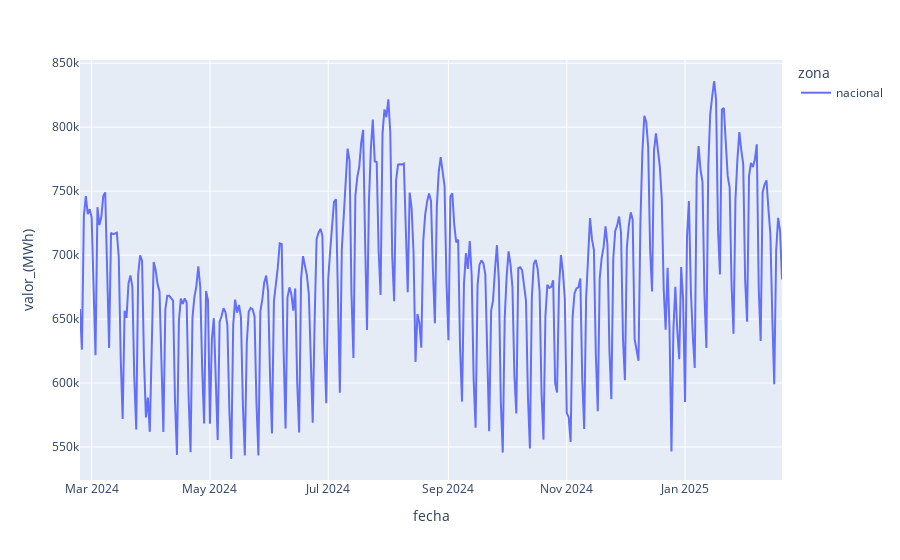

Notebook cell for this chart:
### Code cell
px.line(data_frame=df_demanda_filtered_1,
        x='fecha',
        y='valor_(MWh)',
        color='zona'
        )

### Figure 1 — Plotly figure (JSON) as saved in the notebook; plotly's stock layout.template omitted (floating-point values rounded to 4 significant figures; data arrays with more than 128 entries replaced by an {"elided": "..."} marker saying what was removed)
{"data": [{"hovertemplate": "zona=nacional<br>fecha=%{x}<br>valor_(MWh)=%{y}<extra></extra>", "legendgroup": "nacional", "line": {"color": "#636efa", "dash": "solid"}, "marker": {"symbol": "circle"}, "mode": "lines", "name": "nacional", "orientation": "v", "showlegend": true, "type": "scatter", "x": {"elided": "363 str values"}, "xaxis": "x", "y": {"elided": "363 float values"}, "yaxis": "y"}], "layout": {"legend": {"title": {"text": "zona"}, "tracegroupgap": 0}, "margin": {"t": 60}, "xaxis": {"anchor": "y", "domain": [0, 1], "title": {"text": "fecha"}}, "yaxis": {"anchor": "x", "domain": [0, 1], "title": {"text": "valor_(MWh)"}}}}
